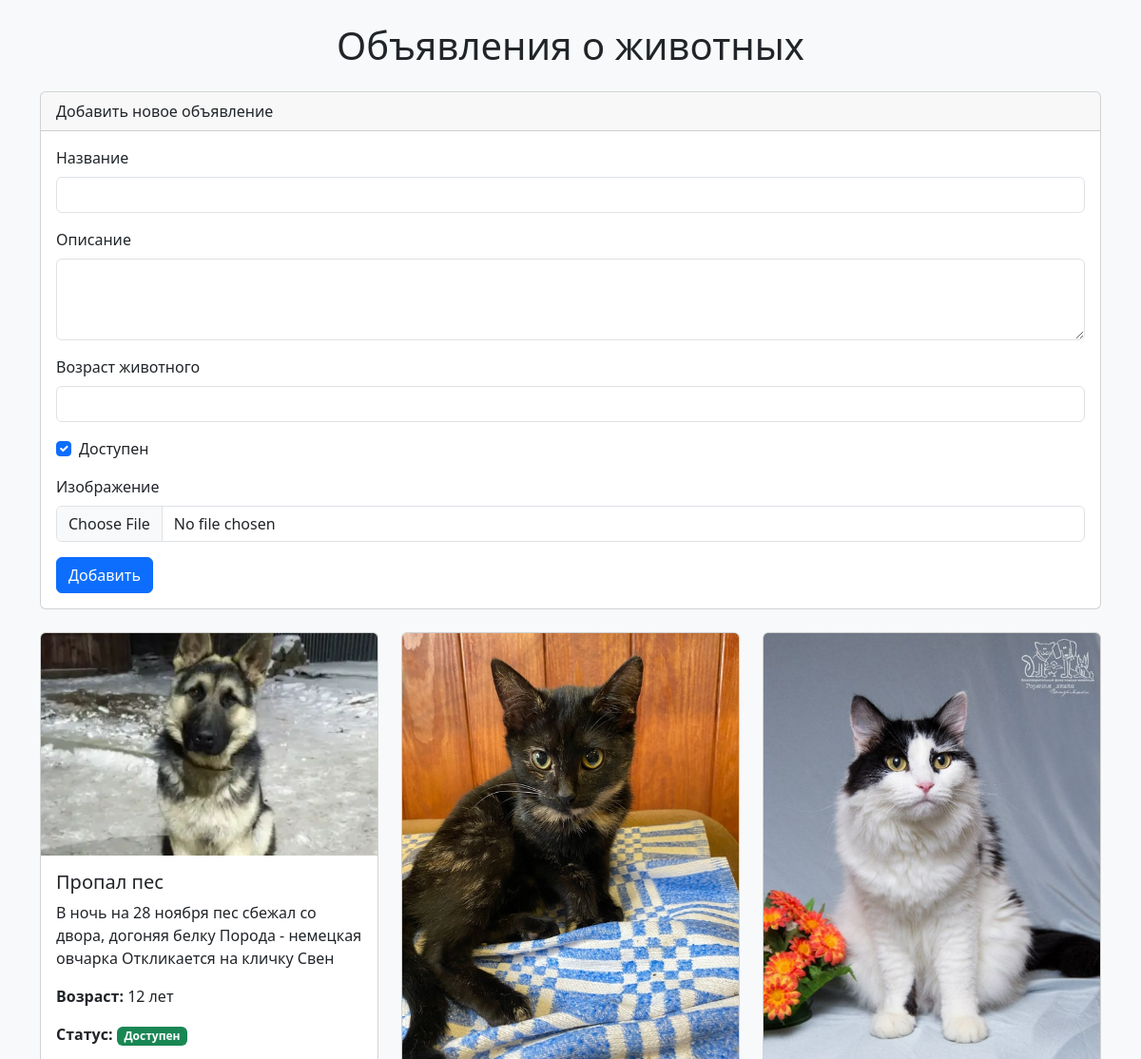
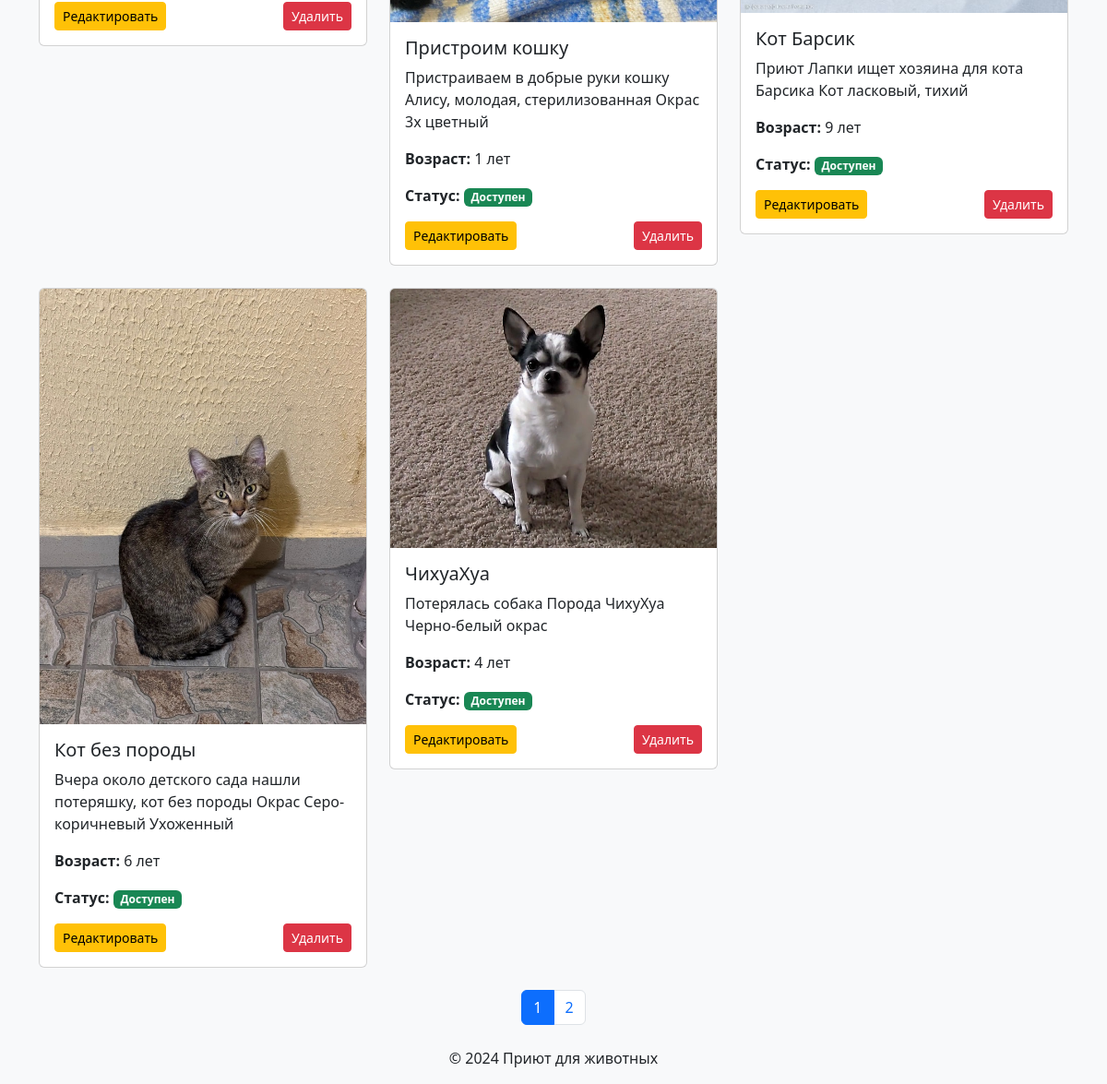
The page / on the database its author committed (2 pictures, top to bottom).
### animals/models.py (models this page shows, shortened)
class Animal(models.Model):
    name = models.CharField(max_length=100)
    description = models.TextField()
    age = models.IntegerField()
    available = models.BooleanField(default=True)
    image = models.ImageField(upload_to='animals_images/', blank=True, null=True)
    created_at = models.DateTimeField(auto_now_add=True)

### animals/views.py (the view)
# urls.py: path('', views.animal_list, name='animal-list'),
def animal_list(request):
    animals = Animal.objects.filter(available=True).order_by('-created_at')
    paginator = Paginator(animals, 5)
    page_number = request.GET.get('page')
    page_obj = paginator.get_page(page_number)
    if request.method == 'POST':
        form = AnimalForm(request.POST, request.FILES)
        if form.is_valid():
            form.save()
            return redirect('animal-list')
    else:
        form = AnimalForm()
    return render(request, 'animals/animal_list.html', {'page_obj': page_obj, 'form': form})

### animals/forms.py
class AnimalForm(forms.ModelForm):
    class Meta:
        model = Animal
        fields = ['name', 'description', 'age', 'available', 'image']
        labels = {
            'name': 'Имя',
            'description': 'Описание',
            'age': 'Возраст',
            'available': 'Доступен',
            'image': 'Изображение',
        }
        widgets = {
            'name': forms.TextInput(attrs={'class': 'form-control'}),
            'description': forms.Textarea(attrs={'class': 'form-control', 'rows': 3}),
            'age': forms.NumberInput(attrs={'class': 'form-control'}),
            'available': forms.CheckboxInput(attrs={'class': 'form-check-input'}),
            'image': forms.FileInput(attrs={'class': 'form-control'}),
        }

### animals/templates/animals/animal_list.html (shortened to what this page needs)
<!DOCTYPE html>
<html lang="en">
<head>
    <link href="https://cdn.jsdelivr.net/npm/bootstrap@5.3.0/dist/css/bootstrap.min.css" rel="stylesheet">
</head>
<body class="bg-light">
<div class="container my-4">
    <h1 class="text-center mb-4">Объявления о животных</h1>
    <div class="card mb-4">
        <div class="card-header">Добавить новое объявление</div>
        <div class="card-body">
            <form method="post" enctype="multipart/form-data">
                <div class="mb-3">
                    <label for="id_name" class="form-label">Название</label>
                    {{ form.name }}
                </div>
                <div class="mb-3">
                    <label for="id_description" class="form-label">Описание</label>
                    {{ form.description }}
                </div>
                <div class="mb-3">
                    <label for="id_age" class="form-label">Возраст животного</label>
                    {{ form.age }}
                </div>
                <div class="mb-3 form-check">
                    {{ form.available }}
                    <label for="id_available" class="form-check-label">Доступен</label>
                </div>
                <div class="mb-3">
                    <label for="id_image" class="form-label">Изображение</label>
                    {{ form.image }}
                </div>
                <button type="submit" class="btn btn-primary">Добавить</button>
            </form>
        </div>
    </div>
    <div class="row">
        {% for animal in page_obj %}
        <div class="col-md-4">
            <div class="card mb-4">
                {% if animal.image %}
                <img src="{{animal.image.url }}" class="card-img-top" alt="{{ animal.name }}">
                {% endif %}
                <div class="card-body">
                    <h5 class="card-title">{{ animal.name }}</h5>
                    <p class="card-text">{{ animal.description|truncatewords:20 }}</p>
                    <p><strong>Возраст:</strong> {{ animal.age }} лет</p>
                    <p><strong>Статус:</strong>
                        <span class="badge {% if animal.available %}bg-success{% else %}bg-secondary{% endif %}">
                            {% if animal.available %}Доступен{% else %}Не доступен{% endif %}
                        </span>
                    </p>
                    <div class="d-flex justify-content-between">
                        <button class="btn btn-warning btn-sm" data-bs-toggle="modal"
                                data-bs-target="#editModal{{ animal.id }}">
                            Редактировать
                        </button>
                        <form method="post" action="{% url 'animal-delete' animal.id %}" class="d-inline">
                            <button type="submit" class="btn btn-danger btn-sm">Удалить</button>
                        </form>
                    </div>
                </div>
            </div>
        </div>
        {% empty %}
        <p class="text-muted">Нет доступных животных.</p>
        {% endfor %}
    </div>
    <nav>
        <ul class="pagination justify-content-center">
            {% for page_num in page_obj.paginator.page_range %}
            <li class="page-item {% if page_num == page_obj.number %}active{% endif %}">
                <a class="page-link" href="?page={{ page_num }}">{{ page_num }}</a>
            </li>
            {% endfor %}
        </ul>
    </nav>
</div>
<footer class="text-center mt-4">
    <p>&copy; 2024 Приют для животных</p>
</footer>
</body>
</html>

### rows shown on the page
Animal: image (picture), name "Пропал пес", description "В ночь на 28 ноября пес сбежал со двора, догоняя белку Порода - немецкая овчарка Откликается на кличку Свен", age "12", available "Доступен"
Animal: image (picture), name "Пристроим кошку", description "Пристраиваем в добрые руки кошку Алису, молодая, стерилизованная Окрас 3х цветный", age "1", available "Доступен"
Animal: image (picture), name "Кот Барсик", description "Приют Лапки ищет хозяина для кота Барсика Кот ласковый, тихий", age "9", available "Доступен"
Animal: image (picture), name "Кот без породы", description "Вчера около детского сада нашли потеряшку, кот без породы Окрас Серо-коричневый Ухоженный", age "6", available "Доступен"
Animal: image (picture), name "ЧихуаХуа", description "Потерялась собака Порода ЧихуХуа Черно-белый окрас", age "4", available "Доступен"

### other values the page prints
{{ page_num }} "1" "2"
